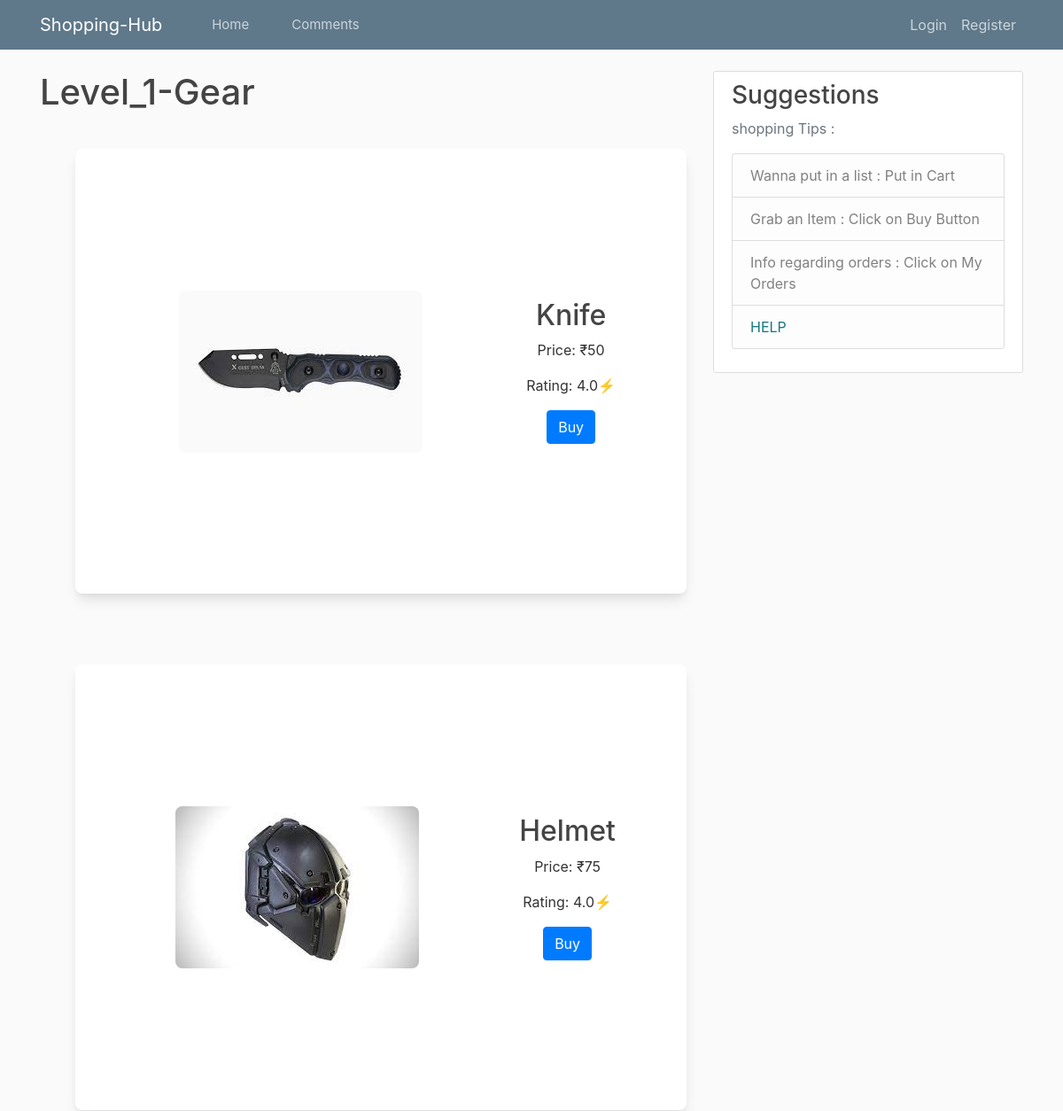
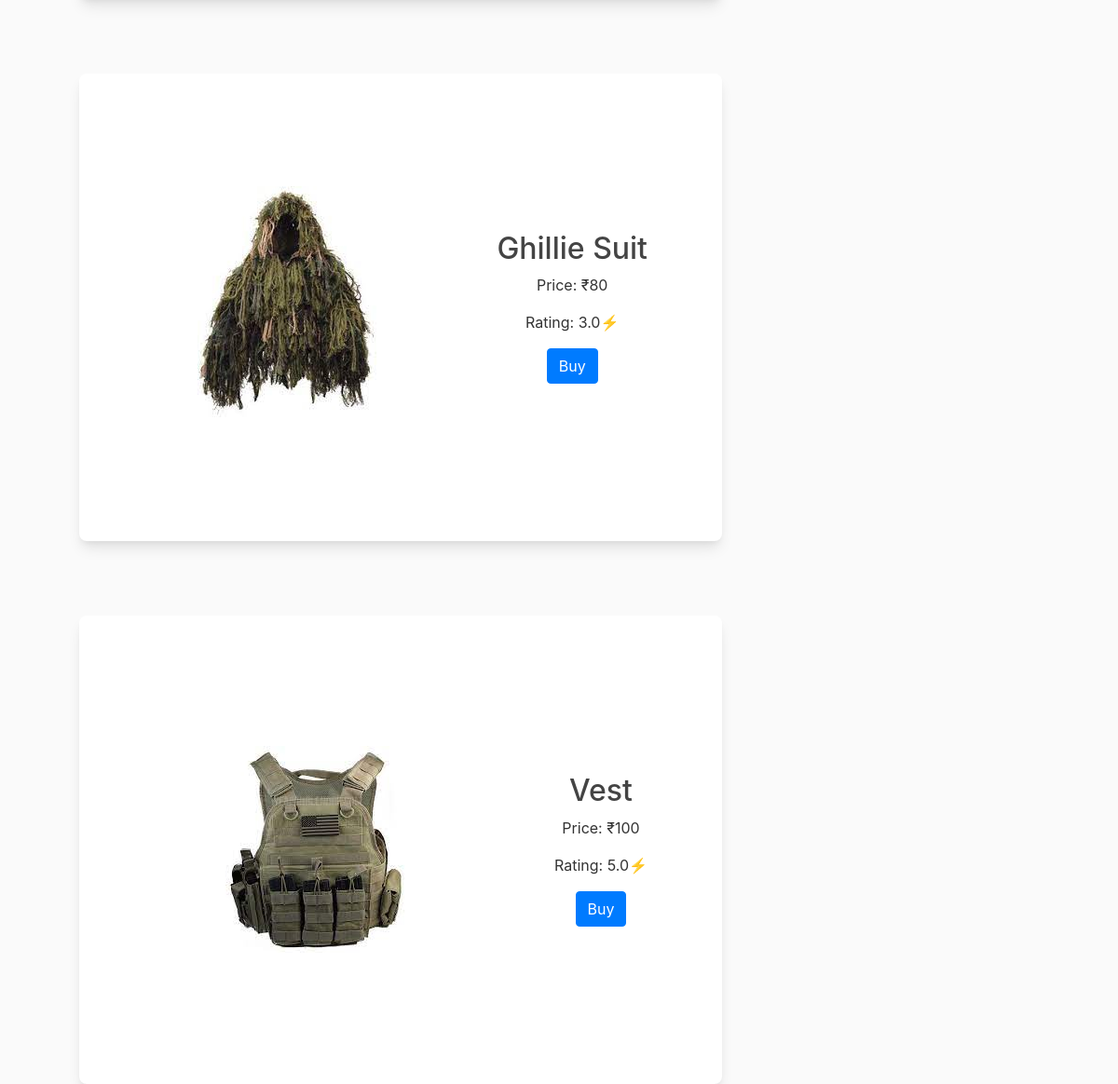
The app's page /lev1/ with its own data (2 pictures, top to bottom).
### blog/models.py (models this page shows, shortened)
class Level1(models.Model):
    name = models.CharField(max_length = 40)
    price = models.IntegerField()
    rating = models.FloatField(blank=True, null = True)
    quantity = models.IntegerField(blank=True)
    image=models.ImageField(default='default.jpg', upload_to='level1_pics')

### blog/views.py (the view)
# urls.py: path('lev1/',views.level1,name='blog-level1'),
def level1(request):
    context={
        'level1s' : Level1.objects.all()
    }
    return render(request,'blog/lev1.html',context)

### blog/templates/blog/lev1.html
{% extends "blog/base.html" %}
{% block content %}
    <h1>Level_1-Gear</h1>
    {% for level in level1s %}
        <div class="flex flex-warp text-center bg-white rounded-lg shadow-lg items-center justify-center mt-10 mb-20 ml-10" style="height: 40%;">
            <img class="res-image mx-auto object-cover rounded-lg" src="{{ level.image.url }}" alt="Image here">
            <div class="flex flex-col items-center justify-center">
                <h2 class="mr-20">{{ level.name }}</h2>
                <p class="mr-20">Price: ₹{{ level.price }}</p>
                <p class="mr-20">Rating: {{ level.rating }}&#9889</p>
                <a href="/finish"><button type="button" class="btn btn-primary mr-20" >Buy</button></a>
            </div>
        </div>
    {% endfor %}
{% endblock content%}

### blog/templates/blog/base.html (shortened to what this page needs)
{% load static %}
<!DOCTYPE html>
<html>
<head>
    <link href="https://unpkg.com/tailwindcss@^2/dist/tailwind.min.css" rel="stylesheet">
    <link rel="stylesheet" href="https://maxcdn.bootstrapcdn.com/bootstrap/4.0.0/css/bootstrap.min.css">
    <link rel="stylesheet" type="text/css" href="{% static 'blog/main.css'%}">
</head>
<body>
    <header class="site-header" style="background-color:white;">
        <nav class="navbar navbar-expand-md navbar-dark bg-steel fixed-top">
          <div class="container">
            <a class="navbar-brand mr-6" href="{% url 'blog-home' %}">Shopping-Hub</a>
            <div class="collapse navbar-collapse" id="navbarToggle">
              <div class="navbar-nav mr-auto">
                <a class="nav-item nav-link ml-8" href="{% url 'blog-home' %}" style="font-size: 15px">Home</a>
                <a class="nav-item nav-link ml-8" href="{% url 'blog-about' %} "style="font-size: 15px">Comments</a>
              </div>
              <div class="navbar-nav">
                {% if user.is_authenticated %}
                <a class="nav-item nav-link mr-2" style="font-size: 15px"href="/cart">My Cart</a>
                <a class="nav-item nav-link mr-2" style="font-size: 15px"href="/orders">My Orders</a>
                <a class="nav-item nav-link mr-2" style="font-size: 15px"href="/profile">Profile</a>
                <a class="nav-item nav-link mr-2" style="font-size: 15px"href="/logout">Logout</a>
                {% else %}
                  <a class="nav-item nav-link" href="/login">Login</a>
                  <a class="nav-item nav-link" href="{% url 'register' %}">Register</a>
                {% endif %}
              </div>
            </div>
          </div>
        </nav>
      </header>
      <main role="main" class="container">
        <div class="row">
          <div class="col-md-8">
            {% block content %}{% endblock %}
          </div>
          <div class="col-md-4">
            <div class="content-section">
              <h3>Suggestions</h3>
              <p class='text-muted' style="color: burlywood;">shopping Tips :
                <ul class="list-group">
                  <li class="list-group-item list-group-item-light">Wanna put in a list : Put in Cart</li>
                  <li class="list-group-item list-group-item-light">Grab an Item : Click on Buy Button</li>
                  <li class="list-group-item list-group-item-light">Info regarding orders : Click on My Orders</li>
                  <li class="list-group-item list-group-item-light" ><a href="{% url 'blog-help' %}" style="color: rgb(21, 120, 128);">HELP</a></li>
                </ul>
              </p>
            </div>
          </div>
        </div>
      </main>
</body>
</html>

### blog/static/blog/main.css (style rules this page uses)
body { background: #fafafa; color: #333333; margin-top: 5rem; }
h1, h2, h3, h4, h5, h6 { color: #444444; }
ul { margin: 0; }
.bg-steel { background-color: #5f788a; }
.site-header .navbar-nav .nav-link { color: #cbd5db; }
.content-section { background: #ffffff; padding: 10px 20px; border: 1px solid #dddddd; border-radius: 3px; margin-bottom: 20px; }

### records on screen
Level1: image (picture), name "Knife", price "50", rating "4.0"
Level1: image (picture), name "Helmet", price "75", rating "4.0"
Level1: image (picture), name "Ghillie Suit", price "80", rating "3.0"
Level1: image (picture), name "Vest", price "100", rating "5.0"
